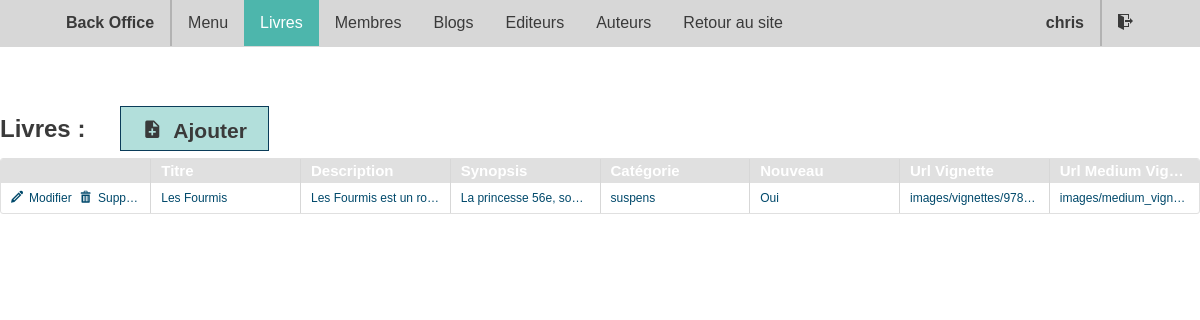
The page /webproject/admin_livre.php (signed in) on the database its author committed.
### tables this page shows
CREATE TABLE `livre` (
  `IDlivre` int(11) NOT NULL,
  `titre` varchar(50) NOT NULL,
  `descriptif` text NOT NULL,
  `IDcategorie` int(11) NOT NULL,
  `nouveau` tinyint(1) NOT NULL,
  `urlvignette` varchar(100) NOT NULL,
  `urlmediumvignette` varchar(100) NOT NULL,
  `synopsis` text NOT NULL
);

CREATE TABLE `categorielivre` (
  `IDcategorie` int(11) NOT NULL,
  `nom` varchar(100) NOT NULL,
  `descriptif` text NOT NULL
);

### webproject/admin_livre.php (the view, shortened to what this page needs)
<!DOCTYPE html>
<?php include("connexion_bdd.php"); ?>
<?php include("test_session.php"); ?>
<?php include("recherche_livre.php"); ?>
<html>
	<head>
			<link rel="stylesheet" type="text/css" href="./styles/admin_new.css"/>
			<link rel="stylesheet" href="./style.css" />
		</head>
		<body>
			<ul class="bar">
				<li class="first"> <strong> Back Office </strong> </li>
				<li><a href="./admin_menu.php">Menu</a></li>
				<li><a class="active" href="./admin_livre.php">Livres</a></li>
				<li><a href="./admin_membre.php">Membres</a></li>
				<li><a href="./admin_blog.php">Blogs</a></li>
				<li><a href="./admin_editeur.php">Editeurs</a></li>
				<li><a href="./admin_auteur.php">Auteurs</a></li>
				<li class="last"><a href="./admin_deconnexion.php"> <span class="icon-exit"> </span> </a></li>
                <li><a href="index.php">Retour au site</a></li>
				<li class="pseudo"> <?php echo $_SESSION['login']; ?> </li>
			</ul>
			<div class="container_2">
				<h2 class="inline">Livres :</h2>
				<a href="admin_livre_new.php" class="button inline"> <span class="icon-note_add"> </span>  Ajouter</a>
				<div class="datagrid"><table class="fixe">
					<thead>
						<tr>
							<th></th>
							<th>Titre</th>
							<th>Description</th>
							<th>Synopsis</th>
							<th>Catégorie</th>
							<th>Nouveau</th>
							<th>Url Vignette</th>
							<th>Url Medium Vignette</th>
						</tr>
					</thead>
					<tbody>
						<?php
							$reponse = $bdd->query('SELECT livre.*, categorielivre.nom FROM livre
													INNER JOIN categorielivre
													ON livre.IDcategorie = categorielivre.IDcategorie
													WHERE livre.titre LIKE \'%'.$titre.'%\'
													AND livre.descriptif LIKE \'%'.$description.'%\'
													AND livre.synopsis LIKE \'%'.$synopsis.'%\'
													AND categorielivre.IDcategorie LIKE \'%'.$categorie.'%\'
													AND livre.nouveau LIKE \'%'.$nouveau.'%\'
													AND livre.urlvignette LIKE \'%'.$vignette.'%\'
													AND livre.urlmediumvignette LIKE \'%'.$medium_vignette.'%\'
													ORDER BY titre');
							$alt = 0;
							while ($donnees = $reponse->fetch())
							{
								?>
								<tr <?php if($alt == 1){ echo 'class="alt"'; }?> >
									<td class="centrer">
										<a href="#"  onclick="document.getElementById('update_<?php echo $donnees['IDlivre'];?>').submit(); return false;">
												<span class="icon-pencil"> </span> Modifier
										</a>
										<a href="delete_livre.php?IDlivre=<?php echo $donnees['IDlivre']; ?>" onclick="return confirm('Êtes-vous sûr de vouloir supprimer ce livre : <?php echo $donnees['titre']; ?> ?');">
											<span class="icon-bin"> </span> Supprimer
										</a>
									</td>
									<td> <?php echo $donnees['titre']; ?> </td>
									<td> <?php echo $donnees['descriptif']; ?> </td>
									<td> <?php echo $donnees['synopsis']; ?> </td>
									<td> <?php echo $donnees['nom']; ?> </td>
									<td> <?php if($donnees['nouveau'] == 1){
											echo 'Oui';
										}
										else {
											echo 'Non';
										}
										?>
									</td>
									<td> <?php echo $donnees['urlvignette']; ?> </td>
									<td> <?php echo $donnees['urlmediumvignette']; ?> </td>
								</tr>
								<?php
								$alt = ($alt + 1) %2;
							}
						?>
					</tbody>
				</table></div>
			</div>
		</body>
</html>

### webproject/styles/admin_new.css (style rules this page uses)
body { margin:0; }
.inline { display : inline-block; vertical-align : middle; margin-right : 30px; }
.bar { list-style-type: none; margin: 0; padding: 0; overflow: hidden; background-color: #D7D7D7; position: fixed; top: 0; width: 100%; font-family: Arial, Helvetica, sans-serif; font-size: 1em; z-index: 10; }
.bar li { float: left; }
.bar li a { display: block; color: #3A3A3A; text-align: center; padding: 14px 16px; text-decoration: none; transition: background-color 0.5s; }
.bar .active { color: white; background-color: #4db6ac ; }
li.first { display: block; color: #3A3A3A; text-align: center; padding: 14px 16px; text-decoration: none; margin-left: 50px; border-right: 2px solid #B2B2B2; }
li.last { margin-right: 50px; float:right !important; }
.pseudo { display: block; color: #3A3A3A; text-align: center; padding: 14px 16px; text-decoration: none; float:right !important; border-right: 2px solid #B2B2B2; font-weight:bold; }
.container_2 { padding:50px; margin: 50px auto; color: #3A3A3A; background-color:White; font-family: Arial, Helvetica, sans-serif; line-height: 18px; margin: 50px auto; max-width: 1370px; min-width: 780px; padding: 50px 0 30px; }
.datagrid table { border-collapse: collapse; text-align: left; width: 100%; }
.datagrid table.fixe { border-collapse: collapse; text-align: left; width: 100%; table-layout: fixed; }
.datagrid { font: normal 12px/150% Arial, Helvetica, sans-serif; background: #fff; overflow: hidden; border: 1px solid #e0e0e0; -webkit-border-radius: 3px; -moz-border-radius: 3px; border-radius: 3px; }
.datagrid table td, .datagrid table th { padding: 3px 10px; }
.datagrid table.fixe td, .datagrid table.fixe th { padding: 3px 10px; text-overflow: ellipsis; white-space: nowrap; overflow: hidden; }
.datagrid table tbody tr { height:30px; }
.datagrid table thead th { background:#e0e0e0; background-color:#e0e0e0; color:#FFFFFF; font-size: 15px; font-weight: bold; border-left: 1px solid #D7D7D7; }
.datagrid table thead th:first-child { border: none; }
.datagrid table tbody td { color: #00496B; border-left: 1px solid #D7D7D7; font-size: 12px; font-weight: normal; }
.datagrid table tbody td:first-child { border-left: none; }
.datagrid table tbody tr:last-child td { border-bottom: none; }
.datagrid table td.centrer, .datagrid table th.centrer { text-align:center; }
.datagrid table tbody a { color: #00496B; text-decoration:none; padding-right: 5px; }
.button { border: 1px solid #0a3c59; background: #b2dfdb ; padding: 10.5px 21px; color: #3A3A3A; font-weight: bold; font-size: 21px; text-decoration: none; vertical-align: middle; }

### webproject/style.css (style rules this page uses)
[class^="icon-"], [class*=" icon-"] { font-family: 'icomoon' !important; speak: none; font-style: normal; font-weight: normal; font-variant: normal; text-transform: none; line-height: 1; -webkit-font-smoothing: antialiased; -moz-osx-font-smoothing: grayscale; }
.icon-note_add:before { content: "\e900"; }
.icon-pencil:before { content: "\e901"; }
.icon-bin:before { content: "\e902"; }
.icon-exit:before { content: "\e903"; }

### rows shown on the page
livre: titre "Les Fourmis", descriptif "Les Fourmis est un ro…", synopsis "La princesse 56e, sou…", IDcategorie.nom "suspens", nouveau "Oui", urlvignette "images/vignettes/978…", urlmediumvignette "images/medium_vign…"

### other values the page prints
$_SESSION['login'] "chris"
